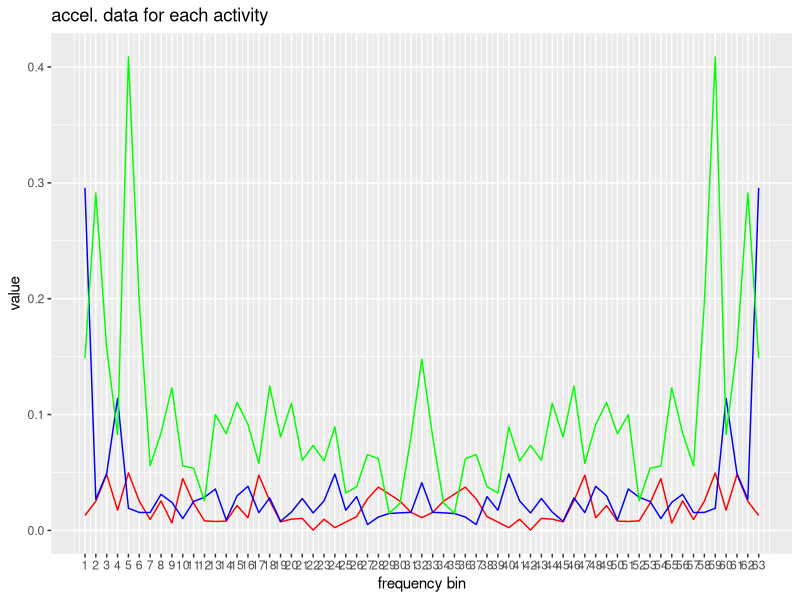
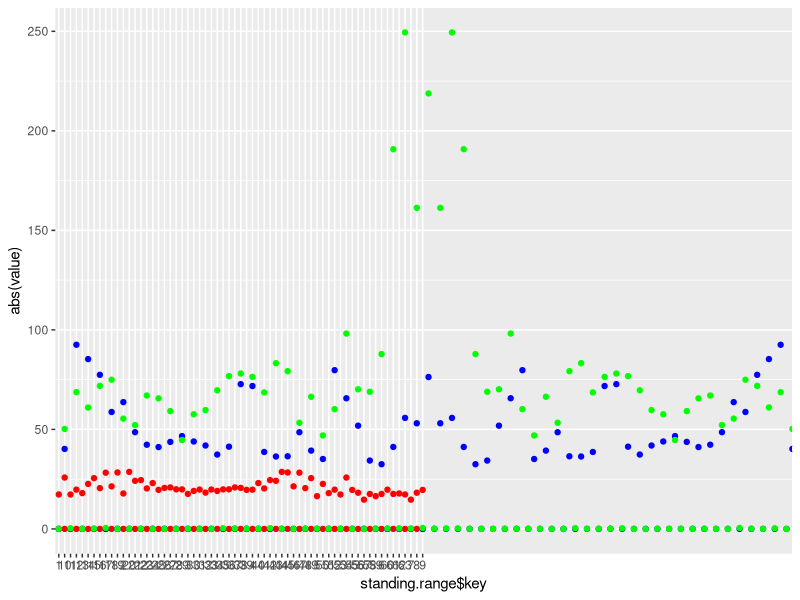
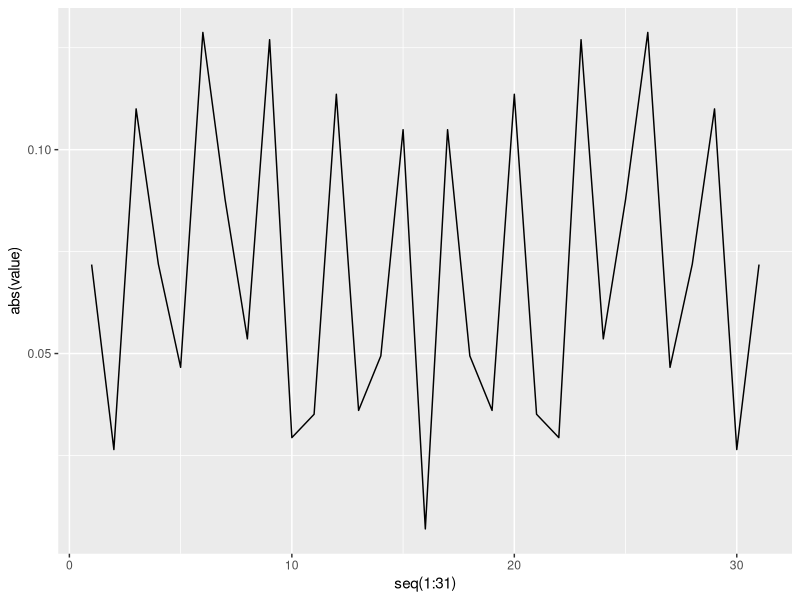

Write R code to recreate these figures, in order. (Note: this script raises an error after producing the figures.)
library(tidyverse)
library(ggplot2)
library(tidyr)

setwd("~/Documents/GitHub/info305_mile2/processingData/")

sr16ws16 <- read_csv("acc_1566963020078SR60WS32.0.csv")#originals


#################
# final results #
#################
#standing finals
standing <- read_csv("acc_standing.csv")
standing <- standing[-(1:2)]
standing.mean <- as_data_frame(colMeans(standing[-1]))
standing.mean.tall <- standing.mean %>% gather()
standing.mean.total <- colMeans(standing.mean.tall)


standing.abs <- apply(standing[-(1)], 2, abs)
standing.range <- as_tibble(apply(standing.abs, 2, range)) %>% gather()

#walking finals
walking <- read_csv("acc_walking.csv")
walking <- walking[-(1:2)]
walking.mean <- as_tibble(colMeans(walking[-1]))
walking.mean.tall <- walking.mean %>% gather()
walking.mean.total <- colMeans(walking.mean.tall)

walking.abs <- apply(walking[-(1)], 2, abs)
walking.range <- as_tibble(apply(walking.abs, 2, range)) %>% gather()

#jogging finals
jogging <- read_csv("acc_jogging.csv")
jogging <- jogging[-(1:2)]
jogging.mean <- as_tibble(colMeans(jogging[-1]))
jogging.mean.tall <- jogging.mean %>% gather()
jogging.mean.total <- colMeans(jogging.mean.tall)

jogging.abs <- apply(jogging[-(1)], 2, abs)
jogging.range <- as_tibble(apply(jogging.abs, 2, range)) %>% gather()

####################
# Graphing results #
####################
#mean plot for all
ggplot() +
  labs(title="accel. data for each activity", y= "value") +
    geom_line(data = standing.mean.tall, aes(x=seq(1:63), y=abs(value)), color = 'red') +
    geom_line(data = walking.mean.tall, aes(x=seq(1:63), y=abs(value)), color = 'blue') +
    geom_line(data = jogging.mean.tall, aes(x=seq(1:63), y=abs(value)), color = 'green') +
  scale_x_continuous("frequency bin", seq(1:63)) 

ggplot() +
  geom_point(data = standing.range, aes(x=standing.range$key, y=abs(value)), color = 'red') +
  geom_point(data = walking.range, aes(x=seq(1:126), y=abs(value)), color = 'blue') +
  geom_point(data = jogging.range, aes(x=seq(1:126), y=abs(value)), color = 'green') 
#+
 # scale_x_continuous("frequency bin", seq(1:128/2))
  
#########################
# 
collection <- mutate(standing.mean.tall)


####################

mTest <- as_data_frame(colMeans(sr16ws16))

# remove 
rangeTest <- range(sr16ws16[[10]])

#remove samplenumber & Magnitude
noSRorMag <-  sr16ws16[-(1:2)]

#standing calibration
standing <- noSRorMag[]
standing.mean <- as_data_frame(colMeans(standing[-1]))
standing.mean.tall <- standing.mean %>% gather()
standing.mean.total <- colMeans(standing.mean.tall)
standing.range <- range((abs(standing[32])))


#walking data
walking <- noSRorMag[]
walking.mean <- as_tibble(colMeans(walking[-1]))
walking.mean.tall <- walking.mean %>% gather()
walking.mean.total <- colMeans(walking.mean.tall)




ggplot() +
  geom_line(data =walking.mean.tall, aes(x=seq(1:31), y=abs(value)))
#+
 # geom_line(data = standing.mean.tall, aes(x=seq(1:255), y=value), colour = 'red')


#to tall
standingTall <- standing %>% gather(frequencyBand, val, seq(0:15), factor_key = TRUE)

walkingTall <- walking %>% gather(frequencyBand, val, seq(0:15), factor_key = TRUE)

ggplot(walking.mean) + 
  geom_point(aes(x=))
#box and whisker 

#using original data to plot each frequ
allTall <- noSRorMag %>% gather(frequenceBand, val, seq(0:15), factor_key = TRUE)

ggplot(allTall) +
  geom_line(abs(x=frequencyBand, color=frequencyBand))
